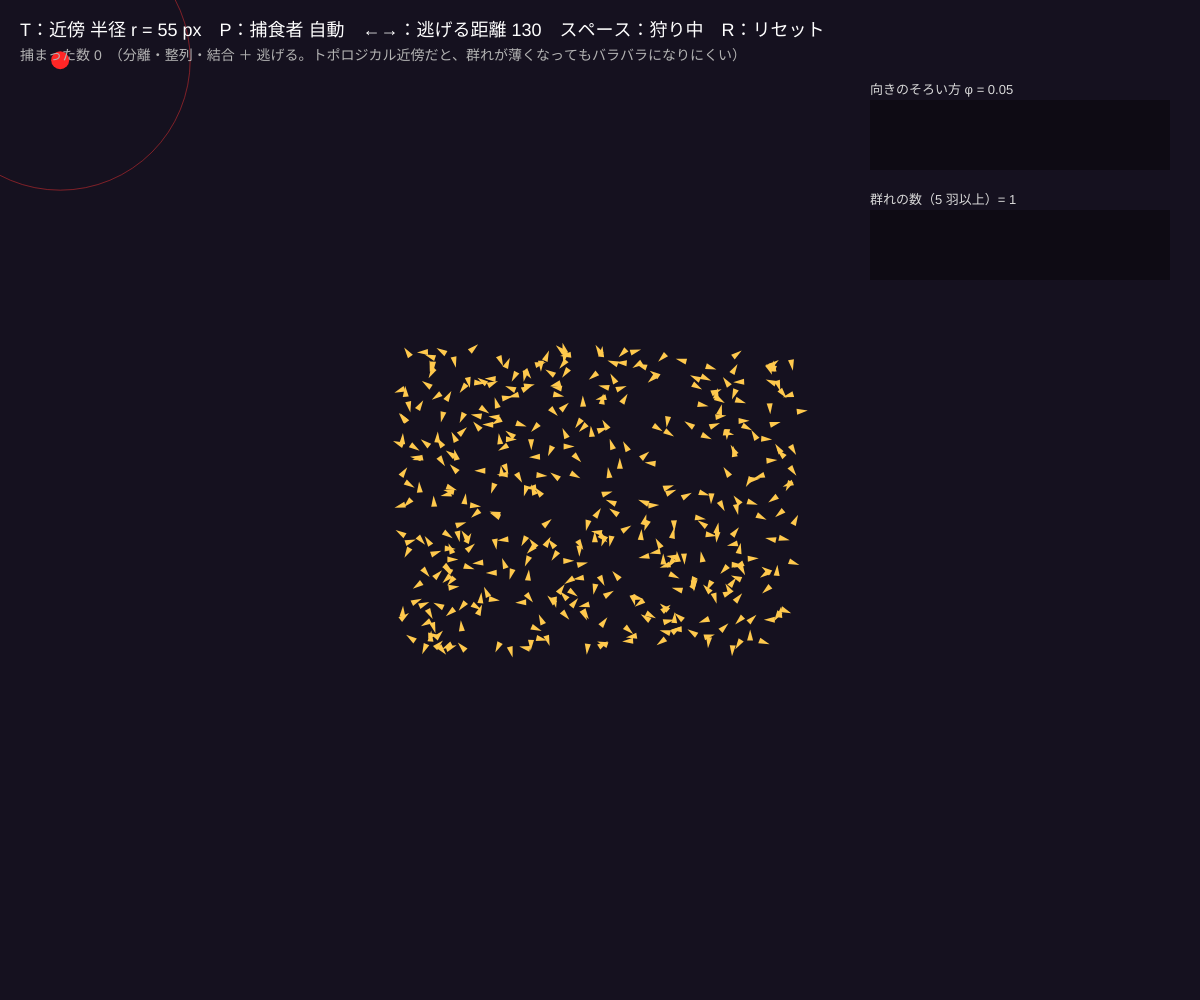
Frame 1 (no input)
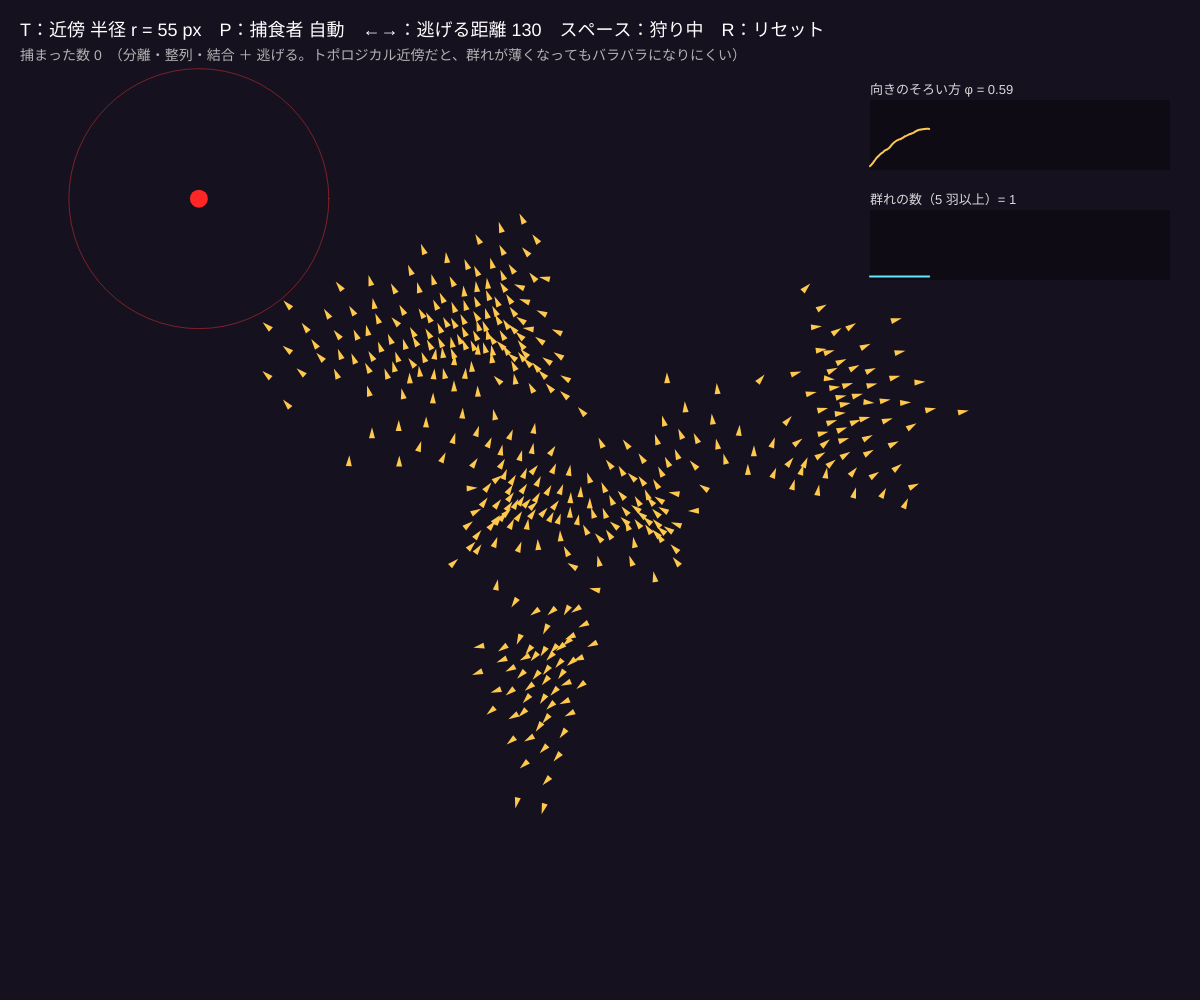
Frame 60 (no input)
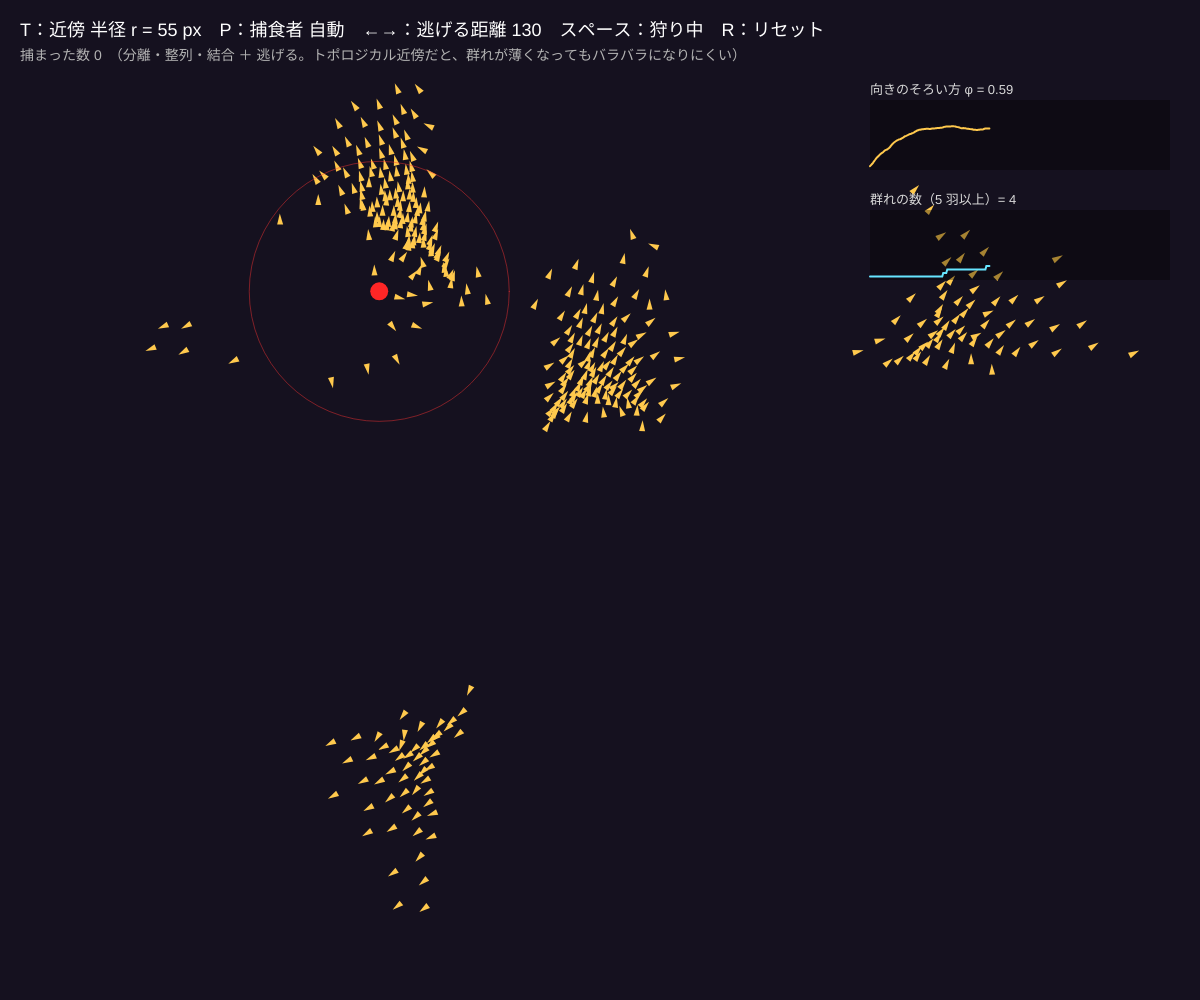
Frame 120 (the mouse pressed at the canvas centre since frame 60)

The p5.js sketch that drew these frames (run headless with seeded random() and noise() and a simulated clock; from frame 60 on, the mouse is pressed at the canvas centre):

// p5.js sketch
// ── sketch.js
// ============================================
// 00 ボイド＋捕食者 ─ 群れが割れる・渦になる
// 3 つのルール（分離・整列・結合）に「捕食者から逃げる」を足す。捕食者が飛び込むと群れが割れ、まわりを回る渦（ベイトボール）ができる
// 近傍を「半径 r 以内の全員」と「近い順に 7 羽（トポロジカル近傍）」で切り替えて、まとまり方を比べる
// T = 近傍の切替 / P = 捕食者（自動 ⇄ マウス）/ ↑↓ = 半径 r / ←→ = 逃げはじめる距離 / スペース = 捕食者を休ませる / R = リセット
// ============================================

let N = 400;                          // ★ 鳥（魚）の数
let maxSpeed = 3.2, maxForce = 0.12;  // ★ 速さと曲がる力の上限
let wSep = 1.6, wAli = 1.0, wCoh = 0.9, wFlee = 4.0;   // ★ 4 つのルールの重み
let radiusR = 55;                     // 近傍の半径 r（px）
let kNear = 7;                        // ★ トポロジカル近傍の数（ムクドリは 6〜7 羽）
let topo = false;                     // true = 近い順に kNear 羽
let fearR = 130;                      // 捕食者から逃げはじめる距離
let predAuto = true, predRest = false;
let predSpeed = 3.7;                  // ★ 捕食者の速さ（鳥より少しだけ速い）
let px, py, vx, vy;
let pred = { x: 0, y: 0, vx: 0, vy: 0 };
let caught = 0, phiHist = [], groupHist = [];
const CELL = 60;
let cols, rows, heads, nexts, uf;

function setup() {
  createCanvas(windowWidth, windowHeight);
  colorMode(HSB, 360, 100, 100, 100);
  resetFlock();
}

function resetFlock() {
  px = new Float32Array(N); py = new Float32Array(N); vx = new Float32Array(N); vy = new Float32Array(N);
  for (let i = 0; i < N; i++) {
    px[i] = width * 0.5 + (Math.random() - 0.5) * 400; py[i] = height * 0.5 + (Math.random() - 0.5) * 300;
    let a = Math.random() * Math.PI * 2; vx[i] = Math.cos(a) * 2; vy[i] = Math.sin(a) * 2;
  }
  pred.x = 60; pred.y = 60; pred.vx = 0; pred.vy = 0;
  cols = Math.max(1, Math.ceil(width / CELL)); rows = Math.max(1, Math.ceil(height / CELL));
  heads = new Int32Array(cols * rows); nexts = new Int32Array(N); uf = new Int32Array(N);
  caught = 0; phiHist = []; groupHist = [];
}

// ★ 鳥 i が見る「仲間」のリストを返す（半径 r か、近い順に k 羽）
function neighbours(i) {
  let found = [], reach = topo ? 1 : Math.ceil(radiusR / CELL);
  for (let tries = 0; tries < 2; tries++) {
    found.length = 0;
    let cx = Math.floor(px[i] / CELL), cy = Math.floor(py[i] / CELL);
    for (let gy = -reach; gy <= reach; gy++) for (let gx = -reach; gx <= reach; gx++) {
      let c = (((cx + gx) % cols) + cols) % cols + ((((cy + gy) % rows) + rows) % rows) * cols;
      for (let j = heads[c]; j >= 0; j = nexts[j]) {
        if (j === i) continue;
        let dx = wrapD(px[j] - px[i], width), dy = wrapD(py[j] - py[i], height), d2 = dx * dx + dy * dy;
        if (topo || d2 < radiusR * radiusR) found.push({ j, dx, dy, d: Math.sqrt(d2) + 0.01 });
      }
    }
    if (!topo || found.length >= kNear) break;
    reach = 3;                                     // 仲間が少ないときはもっと遠くまで探す
  }
  if (topo) { found.sort((a, b) => a.d - b.d); found.length = Math.min(found.length, kNear); }
  return found;
}

function draw() {
  background(258, 45, 12);
  if (keyIsDown(UP_ARROW)) radiusR = Math.min(radiusR + 1, 120);
  if (keyIsDown(DOWN_ARROW)) radiusR = Math.max(radiusR - 1, 15);
  if (keyIsDown(RIGHT_ARROW)) fearR = Math.min(fearR + 2, 300);
  if (keyIsDown(LEFT_ARROW)) fearR = Math.max(fearR - 2, 30);
  // ---- 空間ハッシュ（マス目ごとの名簿）を作る
  heads.fill(-1);
  for (let i = 0; i < N; i++) {
    let c = (Math.floor(px[i] / CELL) % cols) + (Math.floor(py[i] / CELL) % rows) * cols;
    nexts[i] = heads[c]; heads[c] = i; uf[i] = i;
  }
  // ---- 1 羽ずつ 4 つのルールで向きを決める
  let ax = new Float32Array(N), ay = new Float32Array(N);
  for (let i = 0; i < N; i++) {
    let nb = neighbours(i), sx = 0, sy = 0, alx = 0, aly = 0, chx = 0, chy = 0;
    for (let o of nb) {
      if (o.d < radiusR * 0.45 || (topo && o.d < 25)) { sx -= o.dx / (o.d * o.d); sy -= o.dy / (o.d * o.d); }   // 分離
      alx += vx[o.j]; aly += vy[o.j];                                                                           // 整列
      chx += o.dx; chy += o.dy;                                                                                 // 結合
      if (o.d < 40) union(i, o.j);
    }
    let fx = 0, fy = 0;
    if (nb.length > 0) {
      fx += steerX(sx, sy, i) * wSep; fy += steerY(sx, sy, i) * wSep;
      fx += steerX(alx, aly, i) * wAli; fy += steerY(alx, aly, i) * wAli;
      fx += steerX(chx, chy, i) * wCoh; fy += steerY(chx, chy, i) * wCoh;
    }
    let ex = wrapD(px[i] - pred.x, width), ey = wrapD(py[i] - pred.y, height), ed = Math.hypot(ex, ey);
    if (!predRest && ed < fearR) {                                                                              // 逃げる
      let k = (1 - ed / fearR) * wFlee;
      fx += steerX(ex, ey, i) * k; fy += steerY(ex, ey, i) * k;
    }
    ax[i] = fx; ay[i] = fy;
  }
  for (let i = 0; i < N; i++) {
    vx[i] += ax[i]; vy[i] += ay[i];
    let sp = Math.hypot(vx[i], vy[i]);
    if (sp > maxSpeed) { vx[i] *= maxSpeed / sp; vy[i] *= maxSpeed / sp; }
    if (sp < 1) { vx[i] += (vx[i] / (sp + 1e-6)) * 0.2; vy[i] += (vy[i] / (sp + 1e-6)) * 0.2; }
    px[i] = (px[i] + vx[i] + width) % width; py[i] = (py[i] + vy[i] + height) % height;
  }
  movePredator();

  // ---- 描く：鳥は 1 つの図形にまとめて描く（速い）
  noStroke(); fill(42, 70, 100);
  beginShape(TRIANGLES);
  for (let i = 0; i < N; i++) {
    let sp = Math.hypot(vx[i], vy[i]) + 1e-6, ux = vx[i] / sp, uy = vy[i] / sp;
    vertex(px[i] + ux * 7, py[i] + uy * 7); vertex(px[i] - ux * 4 - uy * 3, py[i] - uy * 4 + ux * 3); vertex(px[i] - ux * 4 + uy * 3, py[i] - uy * 4 - ux * 3);
  }
  endShape();
  noFill(); stroke(0, 80, 100, predRest ? 20 : 45); strokeWeight(1); circle(pred.x, pred.y, fearR * 2);
  noStroke(); fill(0, 85, predRest ? 50 : 100); circle(pred.x, pred.y, 18);

  // ---- 測る：偏り φ と 群れの数
  let svx = 0, svy = 0, ssp = 0;
  for (let i = 0; i < N; i++) { svx += vx[i]; svy += vy[i]; ssp += Math.hypot(vx[i], vy[i]); }
  let phi = Math.hypot(svx, svy) / Math.max(ssp, 1e-6);
  let sizes = {}, groups = 0;
  for (let i = 0; i < N; i++) { let r = find(i); sizes[r] = (sizes[r] || 0) + 1; }
  for (let r in sizes) if (sizes[r] >= 5) groups++;
  phiHist.push(phi); groupHist.push(groups);
  if (phiHist.length > 300) { phiHist.shift(); groupHist.shift(); }
  drawPlot(phiHist, width - 330, 100, 300, 70, 0, 1, color(42, 70, 100), '向きのそろい方 φ = ' + nf(phi, 1, 2));
  drawPlot(groupHist, width - 330, 210, 300, 70, 0, 20, color(190, 60, 100), '群れの数（5 羽以上）= ' + groups);

  noStroke(); fill(0, 0, 100); textSize(18);
  text('T：近傍 ' + (topo ? '近い順に ' + kNear + ' 羽（トポロジカル）' : '半径 r = ' + radiusR + ' px') + '　P：捕食者 ' + (predAuto ? '自動' : 'マウス') + '　←→：逃げる距離 ' + fearR + '　スペース：' + (predRest ? '休み中' : '狩り中') + '　R：リセット', 20, 36);
  fill(0, 0, 70); textSize(14);
  text('捕まった数 ' + caught + '　（分離・整列・結合 ＋ 逃げる。トポロジカル近傍だと、群れが薄くなってもバラバラになりにくい）', 20, 60);
}

function movePredator() {
  let tx, ty;
  if (!predAuto) { tx = mouseX; ty = mouseY; }
  else {
    // 自動：一番近い鳥をねらう
    let best = -1, bd = 1e9;
    for (let i = 0; i < N; i++) { let d = Math.hypot(wrapD(px[i] - pred.x, width), wrapD(py[i] - pred.y, height)); if (d < bd) { bd = d; best = i; } }
    tx = pred.x + wrapD(px[best] - pred.x, width); ty = pred.y + wrapD(py[best] - pred.y, height);
  }
  if (predRest) { tx = pred.x + pred.vx * 10; ty = pred.y + pred.vy * 10; }
  let dx = tx - pred.x, dy = ty - pred.y, d = Math.hypot(dx, dy) + 1e-6;
  pred.vx += (dx / d) * 0.25; pred.vy += (dy / d) * 0.25;
  let sp = Math.hypot(pred.vx, pred.vy), lim = predRest ? 1.2 : predSpeed;
  if (sp > lim) { pred.vx *= lim / sp; pred.vy *= lim / sp; }
  pred.x = (pred.x + pred.vx + width) % width; pred.y = (pred.y + pred.vy + height) % height;
  if (predRest) return;
  for (let i = 0; i < N; i++) {
    if (Math.hypot(wrapD(px[i] - pred.x, width), wrapD(py[i] - pred.y, height)) < 9) {   // 捕まったら遠くで生まれ直す
      caught++; px[i] = (pred.x + width / 2) % width; py[i] = (pred.y + height / 2) % height;
    }
  }
}

function keyPressed() {
  if (key === 't' || key === 'T') topo = !topo;
  if (key === 'p' || key === 'P') predAuto = !predAuto;
  if (key === ' ') predRest = !predRest;
  if (key === 'r' || key === 'R') resetFlock();
}
function windowResized() { resizeCanvas(windowWidth, windowHeight); resetFlock(); }

// ---------- やってみよう ----------
// 1. スペースで捕食者を休ませると、群れは 1 つにまとまり φ が 1 に近づく。狩りを再開すると群れの数と φ はどう変わる？
// 2. T でトポロジカル近傍に。半径 r を小さく（↓）しても群れが崩れにくいのはなぜ？（密度が変わっても「7 羽」は変わらない）
// 3. P でマウスを捕食者に。群れの真ん中にゆっくり入ると、穴が開いて周りを回る「渦」ができる
// 4. wFlee を 0 にすると？ 10 にすると？ 捕まった数を 1 分間数えて比べよう
// 5. predSpeed を maxSpeed（3.2）より遅くすると、捕食者はまず捕まえられない。群れは「逃げ切る」ための形

// ==================================================
// ここから下は「群れの道具」です（向きの計算・境界・グラフ）
// ==================================================
function wrapD(d, L) { return d - L * Math.round(d / L); }        // 画面の端はつながっている（トーラス）
function steerX(x, y, i) { let m = Math.hypot(x, y); if (m < 1e-9) return 0; return clampF(x / m * maxSpeed - vx[i]); }
function steerY(x, y, i) { let m = Math.hypot(x, y); if (m < 1e-9) return 0; return clampF(y / m * maxSpeed - vy[i]); }
function clampF(v) { return Math.max(-maxForce, Math.min(maxForce, v)); }
function find(i) { while (uf[i] !== i) { uf[i] = uf[uf[i]]; i = uf[i]; } return i; }
function union(a, b) { a = find(a); b = find(b); if (a !== b) uf[a] = b; }
// 値の配列 arr を折れ線グラフで描く（lo〜hi の範囲）
function drawPlot(arr, x, y, w, h, lo, hi, c, title) {
  noStroke(); fill(0, 0, 0, 35); rect(x, y, w, h);
  fill(0, 0, 85); textSize(13); text(title, x, y - 6);
  if (arr.length < 2) return;
  noFill(); stroke(c); strokeWeight(2);
  beginShape();
  for (let i = 0; i < arr.length; i++) vertex(x + (i / 299) * w, y + h - constrain((arr[i] - lo) / (hi - lo), 0, 1) * h);
  endShape();
}
